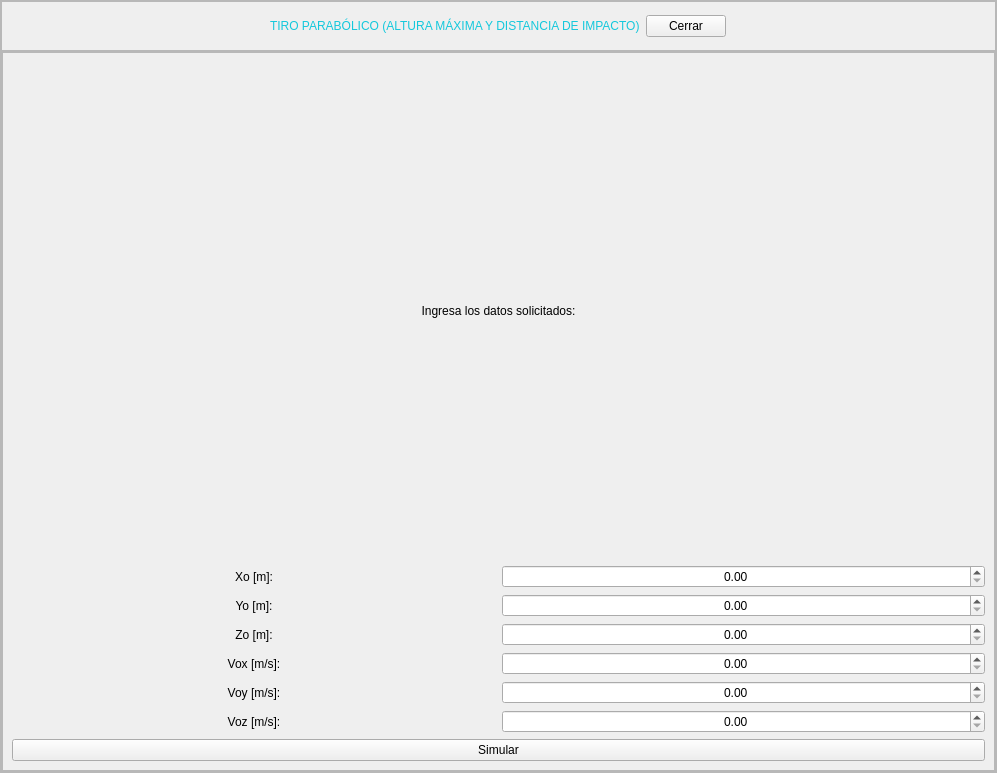
<?xml version="1.0" encoding="UTF-8"?>
<ui version="4.0">
 <class>MainWindow</class>
 <widget class="QMainWindow" name="MainWindow">
  <property name="geometry">
   <rect>
    <x>0</x>
    <y>0</y>
    <width>997</width>
    <height>773</height>
   </rect>
  </property>
  <property name="windowTitle">
   <string>MainWindow</string>
  </property>
  <widget class="QWidget" name="centralwidget">
   <layout class="QVBoxLayout" name="verticalLayout">
    <property name="spacing">
     <number>0</number>
    </property>
    <property name="leftMargin">
     <number>0</number>
    </property>
    <property name="topMargin">
     <number>0</number>
    </property>
    <property name="rightMargin">
     <number>0</number>
    </property>
    <property name="bottomMargin">
     <number>0</number>
    </property>
    <item>
     <widget class="QFrame" name="frame">
      <property name="frameShape">
       <enum>QFrame::StyledPanel</enum>
      </property>
      <property name="frameShadow">
       <enum>QFrame::Raised</enum>
      </property>
      <layout class="QVBoxLayout" name="verticalLayout_2" stretch="1,8">
       <property name="spacing">
        <number>0</number>
       </property>
       <property name="leftMargin">
        <number>0</number>
       </property>
       <property name="topMargin">
        <number>0</number>
       </property>
       <property name="rightMargin">
        <number>0</number>
       </property>
       <property name="bottomMargin">
        <number>0</number>
       </property>
       <item>
        <widget class="QFrame" name="frame_2">
         <property name="maximumSize">
          <size>
           <width>16777215</width>
           <height>50</height>
          </size>
         </property>
         <property name="styleSheet">
          <string notr="true">QLabel{
font: 87 12pt &quot;Arial Black&quot;;
color: rgb(20, 200,220);
}

QPushButton{
	font: 10pt &quot;MS Shell Dlg 2&quot;;
}</string>
         </property>
         <property name="frameShape">
          <enum>QFrame::StyledPanel</enum>
         </property>
         <property name="frameShadow">
          <enum>QFrame::Raised</enum>
         </property>
         <layout class="QHBoxLayout" name="horizontalLayout">
          <item>
           <spacer name="horizontalSpacer">
            <property name="orientation">
             <enum>Qt::Horizontal</enum>
            </property>
            <property name="sizeHint" stdset="0">
             <size>
              <width>323</width>
              <height>20</height>
             </size>
            </property>
           </spacer>
          </item>
          <item>
           <widget class="QLabel" name="label">
            <property name="text">
             <string>TIRO PARABÓLICO (ALTURA MÁXIMA Y DISTANCIA DE IMPACTO)</string>
            </property>
           </widget>
          </item>
          <item>
           <widget class="QPushButton" name="button_cerrar">
            <property name="text">
             <string>Cerrar</string>
            </property>
           </widget>
          </item>
          <item>
           <spacer name="horizontalSpacer_2">
            <property name="orientation">
             <enum>Qt::Horizontal</enum>
            </property>
            <property name="sizeHint" stdset="0">
             <size>
              <width>323</width>
              <height>20</height>
             </size>
            </property>
           </spacer>
          </item>
         </layout>
        </widget>
       </item>
       <item>
        <widget class="QFrame" name="frame_3">
         <property name="frameShape">
          <enum>QFrame::StyledPanel</enum>
         </property>
         <property name="frameShadow">
          <enum>QFrame::Raised</enum>
         </property>
         <layout class="QHBoxLayout" name="horizontalLayout_3" stretch="5,8">
          <property name="spacing">
           <number>0</number>
          </property>
          <property name="leftMargin">
           <number>0</number>
          </property>
          <property name="topMargin">
           <number>0</number>
          </property>
          <property name="rightMargin">
           <number>0</number>
          </property>
          <property name="bottomMargin">
           <number>0</number>
          </property>
          <item>
           <widget class="QFrame" name="frame_4">
            <property name="styleSheet">
             <string notr="true">font: 10pt &quot;MS Shell Dlg 2&quot;;</string>
            </property>
            <property name="frameShape">
             <enum>QFrame::StyledPanel</enum>
            </property>
            <property name="frameShadow">
             <enum>QFrame::Raised</enum>
            </property>
            <layout class="QVBoxLayout" name="verticalLayout_3" stretch="1,8,1">
             <item>
              <widget class="QLabel" name="label_2">
               <property name="text">
                <string>Ingresa los datos solicitados:</string>
               </property>
               <property name="alignment">
                <set>Qt::AlignCenter</set>
               </property>
              </widget>
             </item>
             <item>
              <layout class="QGridLayout" name="gridLayout">
               <item row="1" column="0">
                <widget class="QLabel" name="label_4">
                 <property name="text">
                  <string>Yo [m]:</string>
                 </property>
                 <property name="alignment">
                  <set>Qt::AlignCenter</set>
                 </property>
                </widget>
               </item>
               <item row="2" column="0">
                <widget class="QLabel" name="label_5">
                 <property name="text">
                  <string>Zo [m]:</string>
                 </property>
                 <property name="alignment">
                  <set>Qt::AlignCenter</set>
                 </property>
                </widget>
               </item>
               <item row="0" column="1">
                <widget class="QDoubleSpinBox" name="sBox_Xo">
                 <property name="alignment">
                  <set>Qt::AlignCenter</set>
                 </property>
                 <property name="minimum">
                  <double>0.000000000000000</double>
                 </property>
                 <property name="maximum">
                  <double>100000.000000000000000</double>
                 </property>
                </widget>
               </item>
               <item row="0" column="0">
                <widget class="QLabel" name="label_3">
                 <property name="text">
                  <string>Xo [m]:</string>
                 </property>
                 <property name="alignment">
                  <set>Qt::AlignCenter</set>
                 </property>
                </widget>
               </item>
               <item row="1" column="1">
                <widget class="QDoubleSpinBox" name="sBox_Yo">
                 <property name="alignment">
                  <set>Qt::AlignCenter</set>
                 </property>
                 <property name="minimum">
                  <double>0.000000000000000</double>
                 </property>
                 <property name="maximum">
                  <double>100000.000000000000000</double>
                 </property>
                </widget>
               </item>
               <item row="3" column="0">
                <widget class="QLabel" name="label_6">
                 <property name="text">
                  <string>Vox [m/s]:</string>
                 </property>
                 <property name="alignment">
                  <set>Qt::AlignCenter</set>
                 </property>
                </widget>
               </item>
               <item row="2" column="1">
                <widget class="QDoubleSpinBox" name="sBox_Zo">
                 <property name="alignment">
                  <set>Qt::AlignCenter</set>
                 </property>
                 <property name="minimum">
                  <double>0.000000000000000</double>
                 </property>
                 <property name="maximum">
                  <double>100000.000000000000000</double>
                 </property>
                </widget>
               </item>
               <item row="4" column="0">
                <widget class="QLabel" name="label_7">
                 <property name="text">
                  <string>Voy [m/s]:</string>
                 </property>
                 <property name="alignment">
                  <set>Qt::AlignCenter</set>
                 </property>
                </widget>
               </item>
               <item row="5" column="0">
                <widget class="QLabel" name="label_8">
                 <property name="text">
                  <string>Voz [m/s]:</string>
                 </property>
                 <property name="alignment">
                  <set>Qt::AlignCenter</set>
                 </property>
                </widget>
               </item>
               <item row="3" column="1">
                <widget class="QDoubleSpinBox" name="sBox_Vox">
                 <property name="alignment">
                  <set>Qt::AlignCenter</set>
                 </property>
                 <property name="minimum">
                  <double>0.000000000000000</double>
                 </property>
                 <property name="maximum">
                  <double>100000.000000000000000</double>
                 </property>
                </widget>
               </item>
               <item row="4" column="1">
                <widget class="QDoubleSpinBox" name="sBox_Voy">
                 <property name="alignment">
                  <set>Qt::AlignCenter</set>
                 </property>
                 <property name="minimum">
                  <double>0.000000000000000</double>
                 </property>
                 <property name="maximum">
                  <double>100000.000000000000000</double>
                 </property>
                </widget>
               </item>
               <item row="5" column="1">
                <widget class="QDoubleSpinBox" name="sBox_Voz">
                 <property name="alignment">
                  <set>Qt::AlignCenter</set>
                 </property>
                 <property name="minimum">
                  <double>0.000000000000000</double>
                 </property>
                 <property name="maximum">
                  <double>100000.000000000000000</double>
                 </property>
                </widget>
               </item>
              </layout>
             </item>
             <item>
              <widget class="QPushButton" name="button_simular">
               <property name="text">
                <string>Simular</string>
               </property>
              </widget>
             </item>
            </layout>
           </widget>
          </item>
          <item>
           <layout class="QHBoxLayout" name="graf_tiro"/>
          </item>
         </layout>
        </widget>
       </item>
      </layout>
     </widget>
    </item>
   </layout>
  </widget>
 </widget>
 <resources/>
 <connections/>
</ui>
